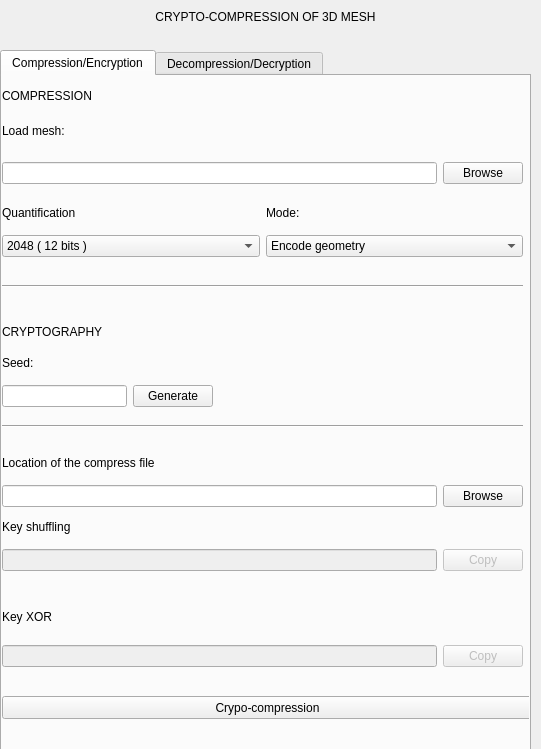
<?xml version="1.0" encoding="UTF-8"?>
<ui version="4.0">
 <class>MainWindow</class>
 <widget class="QMainWindow" name="MainWindow">
  <property name="geometry">
   <rect>
    <x>0</x>
    <y>0</y>
    <width>541</width>
    <height>749</height>
   </rect>
  </property>
  <property name="windowTitle">
   <string>MainWindow</string>
  </property>
  <widget class="QWidget" name="centralwidget">
   <widget class="QLabel" name="label">
    <property name="geometry">
     <rect>
      <x>0</x>
      <y>6</y>
      <width>531</width>
      <height>21</height>
     </rect>
    </property>
    <property name="text">
     <string>CRYPTO-COMPRESSION OF 3D MESH</string>
    </property>
    <property name="alignment">
     <set>Qt::AlignCenter</set>
    </property>
   </widget>
   <widget class="QTabWidget" name="tabWidget">
    <property name="geometry">
     <rect>
      <x>0</x>
      <y>50</y>
      <width>531</width>
      <height>701</height>
     </rect>
    </property>
    <property name="currentIndex">
     <number>0</number>
    </property>
    <widget class="QWidget" name="tab">
     <attribute name="title">
      <string>Compression/Encryption</string>
     </attribute>
     <widget class="QLabel" name="label_6">
      <property name="geometry">
       <rect>
        <x>0</x>
        <y>0</y>
        <width>300</width>
        <height>40</height>
       </rect>
      </property>
      <property name="maximumSize">
       <size>
        <width>300</width>
        <height>40</height>
       </size>
      </property>
      <property name="styleSheet">
       <string notr="true">font: 14pt &quot;RaghuMalayalamSans&quot;;</string>
      </property>
      <property name="text">
       <string>COMPRESSION</string>
      </property>
      <property name="textFormat">
       <enum>Qt::AutoText</enum>
      </property>
     </widget>
     <widget class="QWidget" name="verticalLayoutWidget_2">
      <property name="geometry">
       <rect>
        <x>0</x>
        <y>30</y>
        <width>521</width>
        <height>80</height>
       </rect>
      </property>
      <layout class="QVBoxLayout" name="verticalLayout_5">
       <item>
        <widget class="QLabel" name="label_2">
         <property name="maximumSize">
          <size>
           <width>16777215</width>
           <height>50</height>
          </size>
         </property>
         <property name="text">
          <string>Load mesh:     </string>
         </property>
        </widget>
       </item>
       <item>
        <layout class="QHBoxLayout" name="horizontalLayout">
         <item>
          <widget class="QLineEdit" name="filePath"/>
         </item>
         <item>
          <widget class="QPushButton" name="browse">
           <property name="text">
            <string>Browse</string>
           </property>
          </widget>
         </item>
        </layout>
       </item>
      </layout>
     </widget>
     <widget class="QLabel" name="label_7">
      <property name="geometry">
       <rect>
        <x>0</x>
        <y>240</y>
        <width>201</width>
        <height>31</height>
       </rect>
      </property>
      <property name="styleSheet">
       <string notr="true">font: 14pt &quot;RaghuMalayalamSans&quot;;</string>
      </property>
      <property name="text">
       <string>CRYPTOGRAPHY</string>
      </property>
      <property name="textFormat">
       <enum>Qt::AutoText</enum>
      </property>
      <property name="scaledContents">
       <bool>false</bool>
      </property>
     </widget>
     <widget class="QWidget" name="layoutWidget">
      <property name="geometry">
       <rect>
        <x>0</x>
        <y>270</y>
        <width>211</width>
        <height>61</height>
       </rect>
      </property>
      <layout class="QVBoxLayout" name="verticalLayout_3">
       <item>
        <widget class="QLabel" name="label_8">
         <property name="text">
          <string>Seed: </string>
         </property>
        </widget>
       </item>
       <item>
        <layout class="QHBoxLayout" name="horizontalLayout_2">
         <item>
          <widget class="QLineEdit" name="seed"/>
         </item>
         <item>
          <widget class="QPushButton" name="generateSeed">
           <property name="text">
            <string>Generate</string>
           </property>
          </widget>
         </item>
        </layout>
       </item>
      </layout>
     </widget>
     <widget class="QPushButton" name="execute">
      <property name="geometry">
       <rect>
        <x>0</x>
        <y>620</y>
        <width>531</width>
        <height>23</height>
       </rect>
      </property>
      <property name="text">
       <string>Crypo-compression</string>
      </property>
     </widget>
     <widget class="QLabel" name="label_11">
      <property name="enabled">
       <bool>true</bool>
      </property>
      <property name="geometry">
       <rect>
        <x>0</x>
        <y>430</y>
        <width>91</width>
        <height>41</height>
       </rect>
      </property>
      <property name="text">
       <string>Key shuffling </string>
      </property>
     </widget>
     <widget class="QWidget" name="layoutWidget">
      <property name="geometry">
       <rect>
        <x>0</x>
        <y>460</y>
        <width>521</width>
        <height>48</height>
       </rect>
      </property>
      <layout class="QHBoxLayout" name="horizontalLayout_5">
       <item>
        <widget class="QLineEdit" name="shufflingKey">
         <property name="enabled">
          <bool>false</bool>
         </property>
         <property name="maxLength">
          <number>1000000000</number>
         </property>
         <property name="readOnly">
          <bool>true</bool>
         </property>
        </widget>
       </item>
       <item>
        <widget class="QPushButton" name="copyShuffling">
         <property name="enabled">
          <bool>false</bool>
         </property>
         <property name="text">
          <string>Copy</string>
         </property>
        </widget>
       </item>
      </layout>
     </widget>
     <widget class="QLabel" name="label_12">
      <property name="enabled">
       <bool>true</bool>
      </property>
      <property name="geometry">
       <rect>
        <x>0</x>
        <y>510</y>
        <width>61</width>
        <height>61</height>
       </rect>
      </property>
      <property name="text">
       <string>Key XOR</string>
      </property>
     </widget>
     <widget class="QWidget" name="layoutWidget">
      <property name="geometry">
       <rect>
        <x>0</x>
        <y>560</y>
        <width>521</width>
        <height>41</height>
       </rect>
      </property>
      <layout class="QHBoxLayout" name="horizontalLayout_7">
       <item>
        <widget class="QLineEdit" name="XORKey">
         <property name="enabled">
          <bool>false</bool>
         </property>
         <property name="maxLength">
          <number>1000000000</number>
         </property>
         <property name="readOnly">
          <bool>true</bool>
         </property>
        </widget>
       </item>
       <item>
        <widget class="QPushButton" name="copyXOR">
         <property name="enabled">
          <bool>false</bool>
         </property>
         <property name="text">
          <string>Copy</string>
         </property>
        </widget>
       </item>
      </layout>
     </widget>
     <widget class="Line" name="line">
      <property name="geometry">
       <rect>
        <x>0</x>
        <y>200</y>
        <width>521</width>
        <height>20</height>
       </rect>
      </property>
      <property name="orientation">
       <enum>Qt::Horizontal</enum>
      </property>
     </widget>
     <widget class="Line" name="line_2">
      <property name="geometry">
       <rect>
        <x>0</x>
        <y>340</y>
        <width>521</width>
        <height>20</height>
       </rect>
      </property>
      <property name="orientation">
       <enum>Qt::Horizontal</enum>
      </property>
     </widget>
     <widget class="QWidget" name="horizontalLayoutWidget">
      <property name="geometry">
       <rect>
        <x>0</x>
        <y>120</y>
        <width>521</width>
        <height>61</height>
       </rect>
      </property>
      <layout class="QHBoxLayout" name="horizontalLayout_3">
       <item>
        <layout class="QVBoxLayout" name="verticalLayout_4">
         <item>
          <widget class="QLabel" name="label_5">
           <property name="text">
            <string>Quantification</string>
           </property>
          </widget>
         </item>
         <item>
          <widget class="QComboBox" name="quantification">
           <property name="editable">
            <bool>false</bool>
           </property>
           <item>
            <property name="text">
             <string>2048 ( 12 bits )</string>
            </property>
           </item>
           <item>
            <property name="text">
             <string>1024 ( 11 bits )</string>
            </property>
           </item>
           <item>
            <property name="text">
             <string>512 ( 10 bits )</string>
            </property>
           </item>
           <item>
            <property name="text">
             <string>256 ( 9 bits )</string>
            </property>
           </item>
           <item>
            <property name="text">
             <string>128 ( 8 bits )</string>
            </property>
           </item>
           <item>
            <property name="text">
             <string>64  ( 7 bits )</string>
            </property>
           </item>
           <item>
            <property name="text">
             <string>32 ( 6 bits )</string>
            </property>
           </item>
           <item>
            <property name="text">
             <string>16 ( 5 bits )</string>
            </property>
           </item>
           <item>
            <property name="text">
             <string>8 ( 4 bits )</string>
            </property>
           </item>
           <item>
            <property name="text">
             <string>4 (3 bits )</string>
            </property>
           </item>
           <item>
            <property name="text">
             <string>3 (2 bits )</string>
            </property>
           </item>
           <item>
            <property name="text">
             <string>2 (1 bits )</string>
            </property>
           </item>
          </widget>
         </item>
        </layout>
       </item>
       <item>
        <layout class="QVBoxLayout" name="verticalLayout_6">
         <item>
          <widget class="QLabel" name="label_10">
           <property name="text">
            <string>Mode:</string>
           </property>
          </widget>
         </item>
         <item>
          <widget class="QComboBox" name="encodeMode">
           <item>
            <property name="text">
             <string>Encode geometry</string>
            </property>
           </item>
           <item>
            <property name="text">
             <string>Encode connectivity + geometry</string>
            </property>
           </item>
          </widget>
         </item>
        </layout>
       </item>
      </layout>
     </widget>
     <widget class="QWidget" name="verticalLayoutWidget_6">
      <property name="geometry">
       <rect>
        <x>0</x>
        <y>370</y>
        <width>521</width>
        <height>61</height>
       </rect>
      </property>
      <layout class="QVBoxLayout" name="verticalLayout_9">
       <item>
        <widget class="QLabel" name="label_4">
         <property name="maximumSize">
          <size>
           <width>16777215</width>
           <height>50</height>
          </size>
         </property>
         <property name="text">
          <string>Location of the compress file</string>
         </property>
        </widget>
       </item>
       <item>
        <layout class="QHBoxLayout" name="horizontalLayout_4">
         <item>
          <widget class="QLineEdit" name="filepathDestination">
           <property name="maxLength">
            <number>100000000</number>
           </property>
          </widget>
         </item>
         <item>
          <widget class="QPushButton" name="browseDestinationFile">
           <property name="text">
            <string>Browse</string>
           </property>
          </widget>
         </item>
        </layout>
       </item>
      </layout>
     </widget>
    </widget>
    <widget class="QWidget" name="tab_2">
     <attribute name="title">
      <string>Decompression/Decryption</string>
     </attribute>
     <widget class="QPushButton" name="execute2">
      <property name="geometry">
       <rect>
        <x>0</x>
        <y>620</y>
        <width>531</width>
        <height>23</height>
       </rect>
      </property>
      <property name="text">
       <string>Decrypt/Decompress</string>
      </property>
     </widget>
     <widget class="QWidget" name="layoutWidget_3">
      <property name="geometry">
       <rect>
        <x>0</x>
        <y>380</y>
        <width>521</width>
        <height>41</height>
       </rect>
      </property>
      <layout class="QHBoxLayout" name="horizontalLayout_8">
       <item>
        <widget class="QLineEdit" name="XORKeyDecrypt">
         <property name="enabled">
          <bool>true</bool>
         </property>
         <property name="maxLength">
          <number>1000000000</number>
         </property>
         <property name="readOnly">
          <bool>false</bool>
         </property>
        </widget>
       </item>
       <item>
        <widget class="QPushButton" name="pushButton_2">
         <property name="text">
          <string>Paste</string>
         </property>
        </widget>
       </item>
      </layout>
     </widget>
     <widget class="Line" name="line_3">
      <property name="geometry">
       <rect>
        <x>0</x>
        <y>440</y>
        <width>531</width>
        <height>20</height>
       </rect>
      </property>
      <property name="orientation">
       <enum>Qt::Horizontal</enum>
      </property>
     </widget>
     <widget class="QLabel" name="label_13">
      <property name="enabled">
       <bool>true</bool>
      </property>
      <property name="geometry">
       <rect>
        <x>0</x>
        <y>350</y>
        <width>61</width>
        <height>31</height>
       </rect>
      </property>
      <property name="text">
       <string>Key XOR</string>
      </property>
     </widget>
     <widget class="QWidget" name="layoutWidget_2">
      <property name="geometry">
       <rect>
        <x>0</x>
        <y>300</y>
        <width>521</width>
        <height>48</height>
       </rect>
      </property>
      <layout class="QHBoxLayout" name="horizontalLayout_6">
       <item>
        <widget class="QLineEdit" name="shufflingKeyDecrypt">
         <property name="enabled">
          <bool>true</bool>
         </property>
         <property name="maxLength">
          <number>1000000000</number>
         </property>
         <property name="readOnly">
          <bool>false</bool>
         </property>
        </widget>
       </item>
       <item>
        <widget class="QPushButton" name="pushButton">
         <property name="text">
          <string>Paste</string>
         </property>
        </widget>
       </item>
      </layout>
     </widget>
     <widget class="QWidget" name="verticalLayoutWidget_4">
      <property name="geometry">
       <rect>
        <x>0</x>
        <y>10</y>
        <width>521</width>
        <height>81</height>
       </rect>
      </property>
      <layout class="QVBoxLayout" name="verticalLayout_8">
       <item>
        <widget class="QLabel" name="label_16">
         <property name="maximumSize">
          <size>
           <width>300</width>
           <height>40</height>
          </size>
         </property>
         <property name="styleSheet">
          <string notr="true">font: 14pt &quot;RaghuMalayalamSans&quot;;</string>
         </property>
         <property name="text">
          <string>DECOMPRESSION</string>
         </property>
         <property name="textFormat">
          <enum>Qt::AutoText</enum>
         </property>
        </widget>
       </item>
       <item>
        <widget class="QLabel" name="label_3">
         <property name="maximumSize">
          <size>
           <width>16777215</width>
           <height>50</height>
          </size>
         </property>
         <property name="text">
          <string>Browse compress file</string>
         </property>
        </widget>
       </item>
       <item>
        <layout class="QHBoxLayout" name="horizontalLayout_9">
         <item>
          <widget class="QLineEdit" name="filePathCompressFile"/>
         </item>
         <item>
          <widget class="QPushButton" name="browse_2">
           <property name="text">
            <string>Browse</string>
           </property>
          </widget>
         </item>
        </layout>
       </item>
      </layout>
     </widget>
     <widget class="QLabel" name="label_14">
      <property name="enabled">
       <bool>true</bool>
      </property>
      <property name="geometry">
       <rect>
        <x>0</x>
        <y>270</y>
        <width>91</width>
        <height>41</height>
       </rect>
      </property>
      <property name="text">
       <string>Key shuffling </string>
      </property>
     </widget>
     <widget class="Line" name="line_4">
      <property name="geometry">
       <rect>
        <x>0</x>
        <y>190</y>
        <width>531</width>
        <height>20</height>
       </rect>
      </property>
      <property name="orientation">
       <enum>Qt::Horizontal</enum>
      </property>
     </widget>
     <widget class="QWidget" name="verticalLayoutWidget_5">
      <property name="geometry">
       <rect>
        <x>0</x>
        <y>90</y>
        <width>244</width>
        <height>70</height>
       </rect>
      </property>
      <layout class="QVBoxLayout" name="verticalLayout_7">
       <item>
        <widget class="QLabel" name="label_15">
         <property name="text">
          <string>Mode:</string>
         </property>
        </widget>
       </item>
       <item>
        <widget class="QComboBox" name="decodeMode">
         <item>
          <property name="text">
           <string>Decode geometry</string>
          </property>
         </item>
         <item>
          <property name="text">
           <string>Decode connectivity + geometry</string>
          </property>
         </item>
        </widget>
       </item>
      </layout>
     </widget>
     <widget class="QLabel" name="label_17">
      <property name="geometry">
       <rect>
        <x>0</x>
        <y>240</y>
        <width>300</width>
        <height>27</height>
       </rect>
      </property>
      <property name="maximumSize">
       <size>
        <width>300</width>
        <height>40</height>
       </size>
      </property>
      <property name="styleSheet">
       <string notr="true">font: 14pt &quot;RaghuMalayalamSans&quot;;</string>
      </property>
      <property name="text">
       <string>DECRYPTION</string>
      </property>
      <property name="textFormat">
       <enum>Qt::AutoText</enum>
      </property>
     </widget>
     <widget class="QWidget" name="verticalLayoutWidget_7">
      <property name="geometry">
       <rect>
        <x>0</x>
        <y>460</y>
        <width>521</width>
        <height>61</height>
       </rect>
      </property>
      <layout class="QVBoxLayout" name="verticalLayout_10">
       <item>
        <widget class="QLabel" name="label_18">
         <property name="maximumSize">
          <size>
           <width>16777215</width>
           <height>50</height>
          </size>
         </property>
         <property name="text">
          <string>Location of the decompress file</string>
         </property>
        </widget>
       </item>
       <item>
        <layout class="QHBoxLayout" name="horizontalLayout_10">
         <item>
          <widget class="QLineEdit" name="filepathDestination_2"/>
         </item>
         <item>
          <widget class="QPushButton" name="browseDestinationFile_2">
           <property name="text">
            <string>Browse</string>
           </property>
          </widget>
         </item>
        </layout>
       </item>
      </layout>
     </widget>
    </widget>
   </widget>
  </widget>
 </widget>
 <resources/>
 <connections/>
</ui>
